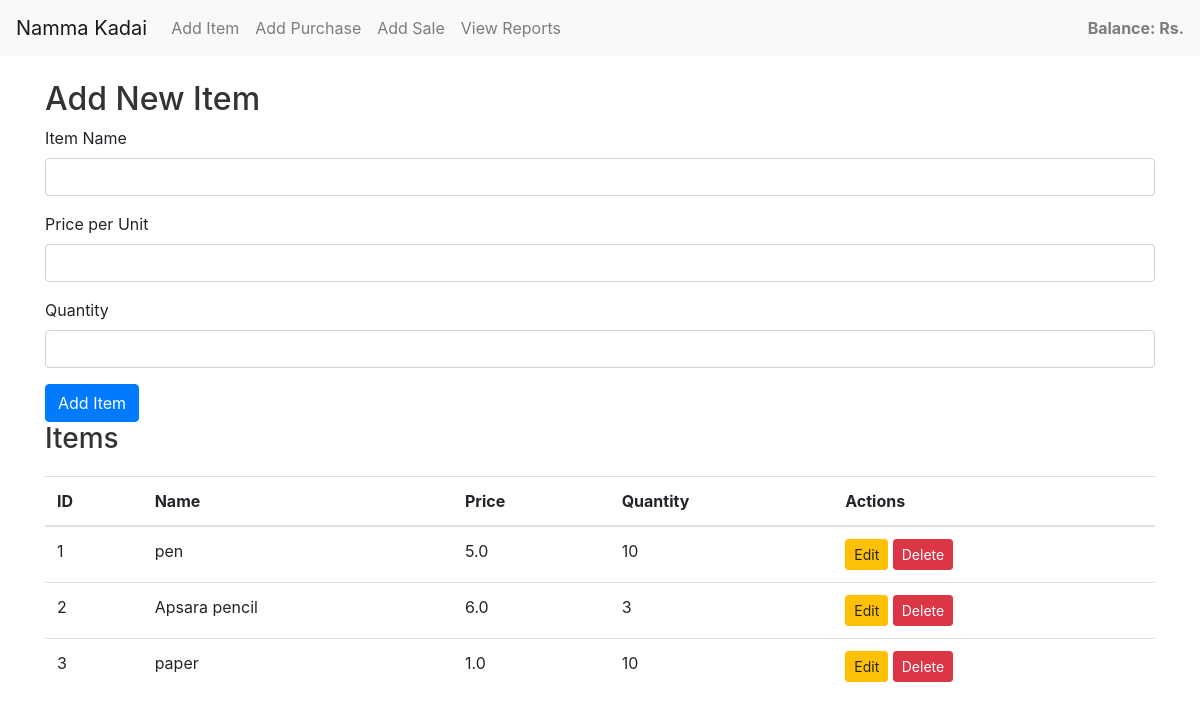
The page /add_item on the database as committed earlier.
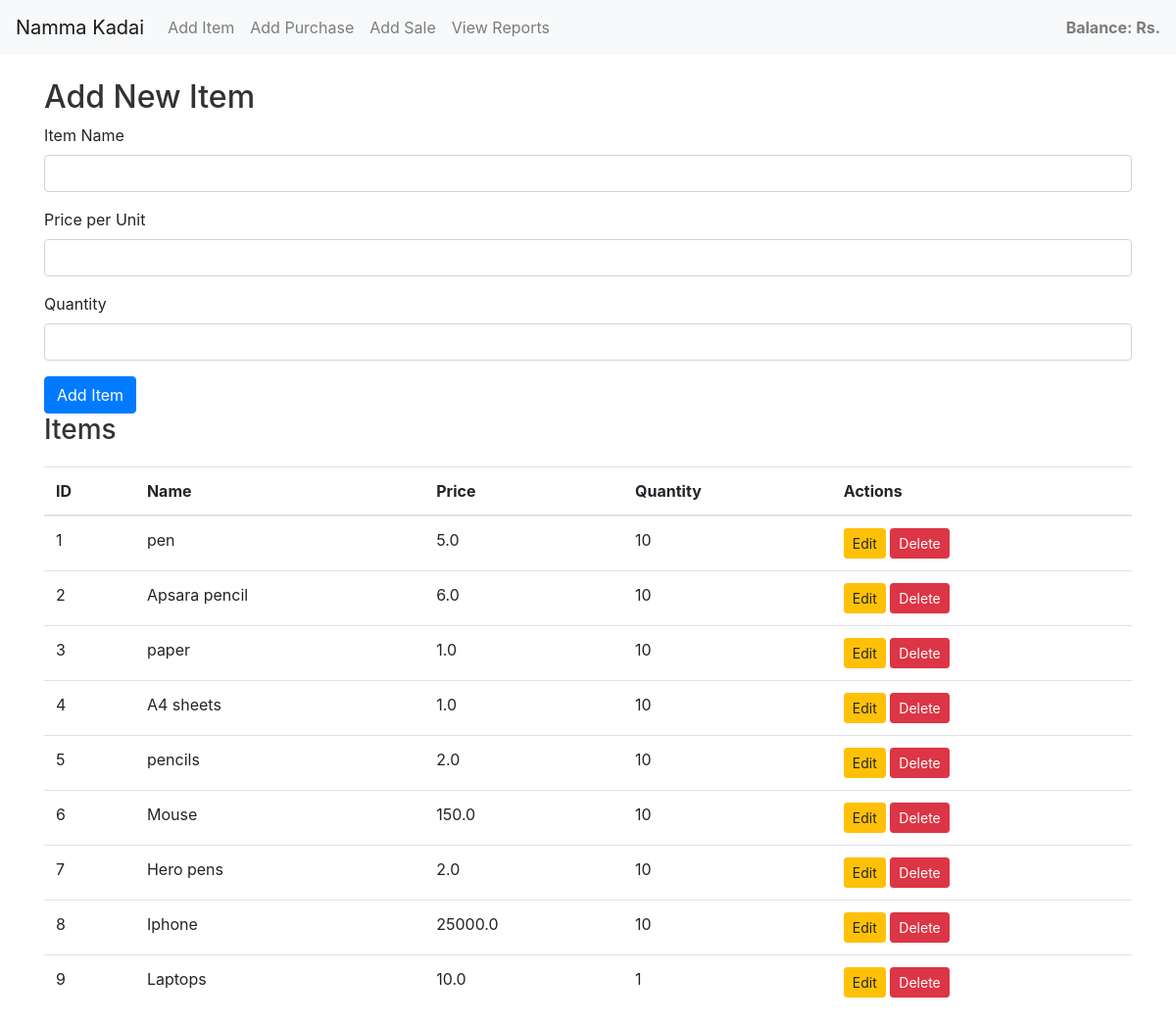
The same page on the database as committed later.
### models.py (models this page shows)
class Item(db.Model):
    id = db.Column(db.Integer, primary_key=True)
    name = db.Column(db.String(50), unique=True, nullable=False)
    price = db.Column(db.Float, nullable=False)
    qty = db.Column(db.Integer, nullable=False, default=0)

### app.py (the view, shortened to what this page needs)
@app.route('/add_item', methods=['GET', 'POST'])
def add_item():
    form = ItemForm()
    items = Item.query.all()  # Get all items to display in the table
    return render_template('add_item.html', form=form, items=items)

### forms.py
class ItemForm(FlaskForm):
    name = StringField('Item Name', validators=[DataRequired()])
    qty = IntegerField('Quantity', validators=[DataRequired(), NumberRange(min=1)])
    price = FloatField('Price per Unit', validators=[DataRequired(), NumberRange(min=0)])
    submit = SubmitField('Save')

### templates/add_item.html (shortened to what this page needs)
{% extends "base.html" %}
{% block content %}
<h2>Add New Item</h2>
<form method="POST">
    <div class="form-group">
        {{ form.name.label(class="form-label") }}
        {{ form.name(class="form-control") }}
    </div>
    <div class="form-group">
        {{ form.price.label(class="form-label") }}
        {{ form.price(class="form-control") }}
    </div>
    <div class="form-group">
        {{ form.qty.label(class="form-label") }}
        {{ form.qty(class="form-control") }}
    </div>
    <button type="submit" class="btn btn-primary">Add Item</button>
</form>
<h3>Items</h3>
<table class="table">
    <thead>
        <tr>
            <th>ID</th>
            <th>Name</th>
            <th>Price</th>
            <th>Quantity</th>
            <th>Actions</th>
        </tr>
    </thead>
    <tbody id="item-table-body">
        {% for item in items %}
        <tr id="item-row-{{ item.id }}">
            <td>{{ item.id }}</td>
            <td>{{ item.name }}</td>
            <td>{{ item.price }}</td>
            <td>{{ item.qty }}</td>
            <td>
                <button class="btn btn-sm btn-warning" onclick="editItem({{ item.id }})">Edit</button>
                <button class="btn btn-sm btn-danger" onclick="deleteItem({{ item.id }})">Delete</button>
            </td>
        </tr>
        {% endfor %}
    </tbody>
</table>
{% endblock %}

Rows that differ between the two databases and show on the page:
changed Item "Apsara pencil": qty "3" → "10"
added Item: id "4", name "A4 sheets", price "1.0", qty "10"
added Item: id "5", name "pencils", price "2.0", qty "10"
added Item: id "6", name "Mouse", price "150.0", qty "10"
added Item: id "7", name "Hero pens", price "2.0", qty "10"
added Item: id "8", name "Iphone", price "25000.0", qty "10"
added Item: id "9", name "Laptops", price "10.0", qty "1"
